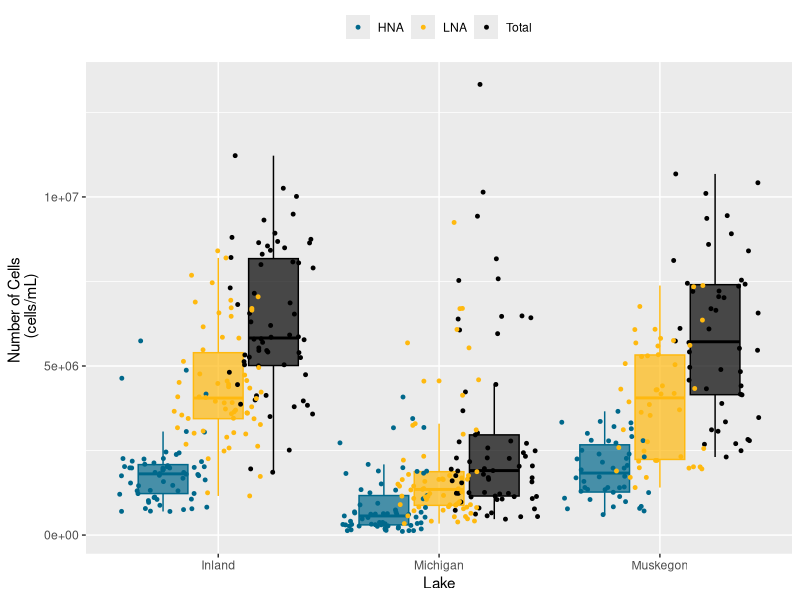
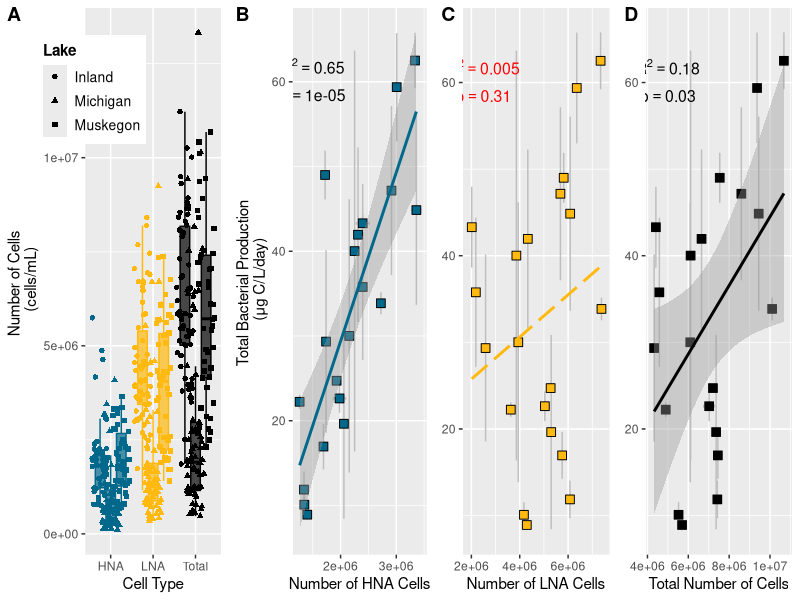
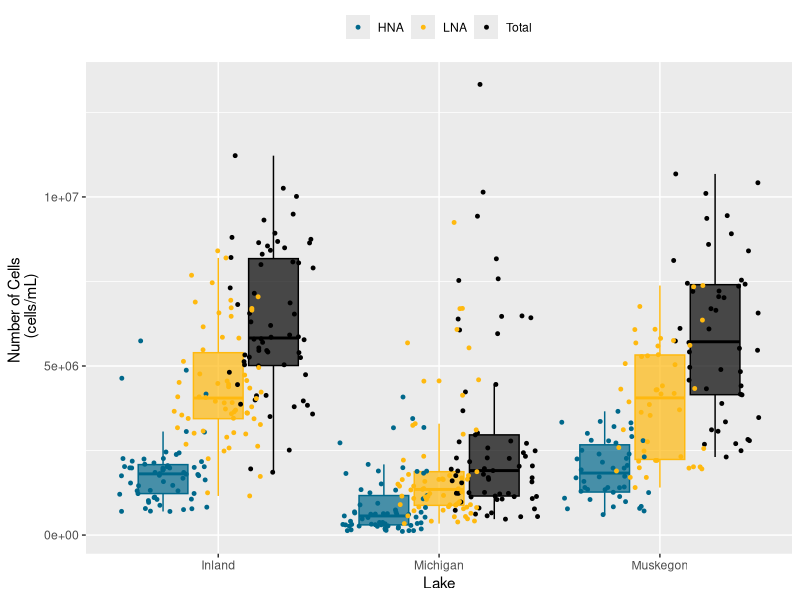
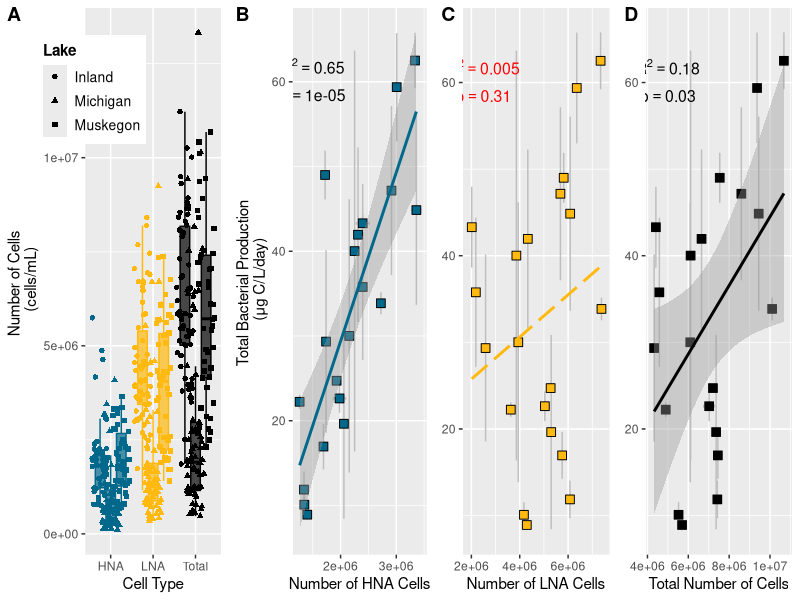
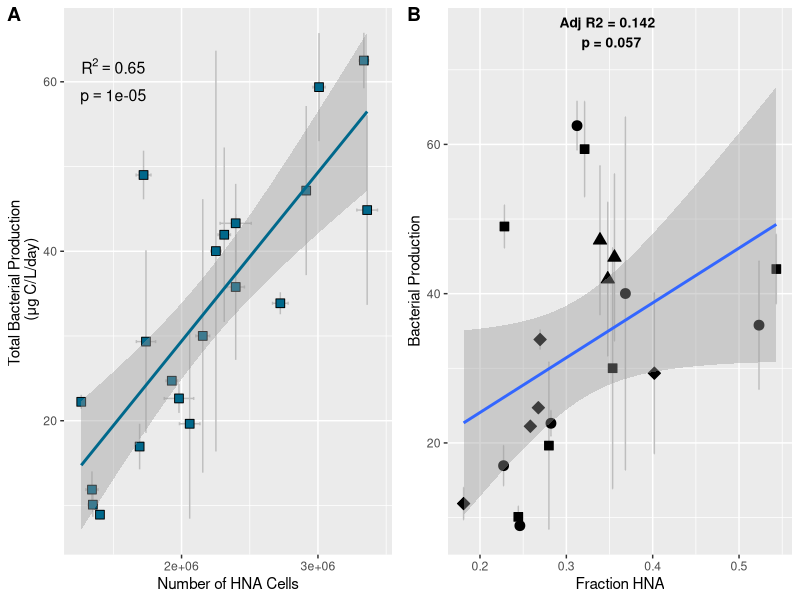

Write R code to recreate these figures, in order.
# February 22th, 2018 
# Marian L Schmidt 

# Load libraries
library(dplyr)
library(tidyr)
library(ggplot2)
library(cowplot)

fcm_colors <- c(
  "HNA" = "deepskyblue4",
  "LNA" = "darkgoldenrod1",
  "Total" = "black")

# Read in the data 
raw_data <- read.table(file="data/Chloroplasts_removed/old/nochloro_HNA_LNA.tsv", header = TRUE)  %>%
  # Create matching column to go with Muskegon productivity data
  mutate(norep_filter_name = paste(substr(Sample_16S,1,4), substr(Sample_16S,6,9), sep = "")) %>%
  arrange(norep_filter_name)

# Subset out only the Muskegon and Surface samples 
muskegon_data <- raw_data %>%
  dplyr::filter(Lake == "Muskegon" & Depth == "Surface") %>%
  dplyr::select(norep_filter_name)


# Load in the productivity data
production <- read.csv(file="data/production_data.csv", header = TRUE) %>%    
  dplyr::filter(fraction == "Free" & limnion == "Surface") %>%                         # Select only rows that are free-living
  dplyr::select(names, tot_bacprod, SD_tot_bacprod) %>%         # Select relevant columns for total productivity
  mutate(tot_bacprod = round(tot_bacprod, digits = 2),          # Round to 2 decimals
         SD_tot_bacprod = round(SD_tot_bacprod, digits = 2) ) %>%      
  dplyr::rename(norep_filter_name = names) %>%                  # Rename to match other data frame
  arrange(norep_filter_name)

# Stop if the names do not match
stopifnot(muskegon_data$norep_filter_name == production$norep_filter_name)

# Combine the two muskegon data frames into one
combined_data <- left_join(muskegon_data, production, by = "norep_filter_name")

# Merge the combined data back into the original data frame (data)
data <- left_join(raw_data, combined_data, by = "norep_filter_name")

# Write out the file 
#write.table(data, file="data/Chloroplasts_removed/productivity_data.tsv", row.names=TRUE)

###### SUBSET MUSKEGON ONLY
muskegon <- dplyr::filter(data, Lake == "Muskegon" & Depth == "Surface") %>%
  mutate(Site = factor(Site, levels = c("MOT", "MDP", "MBR", "MIN"))) %>%
  filter(tot_bacprod < 90)

#############
#############
# Number of Cells in Muskegon
musk_cells <- muskegon %>%
  dplyr::select(1:4, Season:Depth) %>%
  rename(Total = Total.cells, HNA = HNA.cells, LNA = LNA.cells) %>%
  gather(key = FCM_type, value = num_cells, Total:LNA) 

df_cells <- data %>%
  dplyr::select(1:4, Lake, Season:Depth) %>%
  rename(Total = Total.cells, HNA = HNA.cells, LNA = LNA.cells) %>%
  gather(key = FCM_type, value = num_cells, Total:LNA)
  
stats_cells <- df_cells %>%
  group_by(Lake, FCM_type) %>%
  summarise(count = n(),
            mean_cells = mean(num_cells),
            median_cells = median(num_cells))

# More 
#filter(stats_cells, FCM_type == "Total")


cells_boxplot <- 
  ggplot(df_cells, 
         aes(x = FCM_type, y = num_cells, fill = FCM_type, color = FCM_type, shape = Lake)) + 
  geom_boxplot(alpha = 0.7, outlier.shape = NA, show.legend = FALSE) +
  geom_point(size = 1.5, position = position_jitterdodge()) + 
  scale_fill_manual(values = fcm_colors, guide = "none") + 
  scale_color_manual(values = fcm_colors, guide = "none") + 
  labs(y = "Number of Cells \n (cells/mL)", x = "Cell Type") +
  theme(legend.position = c(0.04, 0.85))

ggplot(df_cells, 
       aes(x = Lake, y = num_cells, fill = FCM_type, color = FCM_type)) + 
  geom_boxplot(alpha = 0.7, outlier.shape = NA, show.legend = FALSE) +
  geom_point(size = 1, position = position_jitterdodge()) + 
  #facet_grid(FCM_type~., scales = "free") + 
  scale_fill_manual(values = fcm_colors, guide = "none") + 
  scale_color_manual(values = fcm_colors) + 
  scale_y_continuous(labels = function(x) format(x, scientific = TRUE)) +
  labs(y = "Number of Cells \n (cells/mL)", x = "Lake") +
  theme(legend.position = "top", legend.title = element_blank())

ggsave(filename = "data/Chloroplasts_removed/HNA-LNA-lakes.png", 
       width = 4, height = 3.5, units = "in", dpi = 500)



####################################################################################
####################################################################################
########################  Analysis of HNA/LNA/Total Cells vs Total Productivity
# 1. Run the linear model 
lm_HNA <- lm(tot_bacprod ~ HNA.cells, data = muskegon)

## 2. Extract the R2 and p-value from the linear model: 
lm_HNA_stats <- paste("atop(R^2 ==", round(summary(lm_HNA)$adj.r.squared, digits = 2), ",",
                                    "p ==", round(unname(summary(lm_HNA)$coefficients[,4][2]), digits = 5), ")")

# 3. Plot it
HNA_vs_prod <- ggplot(muskegon, aes(x = HNA.cells, y = tot_bacprod)) + 
  geom_errorbarh(aes(xmin = HNA.cells - HNA.sd, xmax = HNA.cells + HNA.sd), color = "grey") + 
  geom_errorbar(aes(ymin = tot_bacprod - SD_tot_bacprod, max = tot_bacprod + SD_tot_bacprod), color = "grey") + 
  geom_point(size = 3, shape = 22, fill = "deepskyblue4") + 
  geom_smooth(method = "lm", color = "deepskyblue4") + 
  labs(y = "Total Bacterial Production \n (μg C/L/day)", x = "Number of HNA Cells") +
  scale_x_continuous(labels = function(x) format(x, scientific = TRUE), 
                     breaks = c(2e+06, 3e+06)) +
  annotate("text", x=1.5e+06, y=60, label=lm_HNA_stats, parse = TRUE, color = "black", size = 4) 


# 1. Run the linear model 
lm_LNA <- lm(tot_bacprod ~ LNA.cells, data = muskegon)

## 2. Extract the R2 and p-value from the linear model: 
lm_LNA_stats <- paste("atop(R^2 ==", round(summary(lm_LNA)$adj.r.squared, digits = 3), ",",
                      "p ==", round(unname(summary(lm_LNA)$coefficients[,4][2]), digits = 2), ")")

# 3. Plot it
LNA_vs_prod <- ggplot(muskegon, aes(x = LNA.cells, y = tot_bacprod)) + 
  geom_errorbarh(aes(xmin = LNA.cells - LNA.sd, xmax = LNA.cells + LNA.sd), color = "grey") + 
  geom_errorbar(aes(ymin = tot_bacprod - SD_tot_bacprod, max = tot_bacprod + SD_tot_bacprod), color = "grey") + 
  geom_point(size = 3, shape = 22, fill = "darkgoldenrod1") + 
  labs(y = "Total Bacterial Production \n (μg C/L/day)", x = "Number of LNA Cells") +
  geom_smooth(method = "lm", se = FALSE, linetype = "longdash", color = "darkgoldenrod1") + 
  annotate("text", x=2.5e+06, y=60, label=lm_LNA_stats, parse = TRUE, color = "red", size = 4) 



# 1. Run the linear model 
lm_total <- lm(tot_bacprod ~ Total.cells, data = muskegon)

## 2. Extract the R2 and p-value from the linear model: 
lm_total_stats <- paste("atop(R^2 ==", round(summary(lm_total)$adj.r.squared, digits = 2), ",",
                      "p ==", round(unname(summary(lm_total)$coefficients[,4][2]), digits = 2), ")")

# 3. Plot it 
Total_vs_prod <- ggplot(muskegon, aes(x = Total.cells, y = tot_bacprod)) + 
  geom_errorbarh(aes(xmin = Total.cells - Total.count.sd, xmax = Total.cells + Total.count.sd), color = "grey") + 
  geom_errorbar(aes(ymin = tot_bacprod - SD_tot_bacprod, max = tot_bacprod + SD_tot_bacprod), color = "grey") + 
  scale_shape_manual(values = c(21, 22, 23, 24)) +
  geom_point(size = 3, shape = 22, fill = "black") + 
  labs(y = "Total Bacterial Production \n (μg C/L/day)", x = "Total Number of Cells") +
  geom_smooth(method = "lm", color = "black") + 
  #geom_smooth(method = "lm", se = FALSE, linetype = "longdash", color = "red") + 
  annotate("text", x=5e+06, y=60, label=lm_total_stats, parse = TRUE, color = "black", size = 4) 


# Put all three plots together into one 
totprod_plots <- plot_grid(cells_boxplot + theme(legend.text = element_text(size = 10),
                                                 legend.title = element_text(size = 11, face = "bold")),
                           HNA_vs_prod + theme(legend.position = "none"), 
                           LNA_vs_prod + theme(axis.title.y = element_blank(), legend.position = "none"), 
                           Total_vs_prod + theme(axis.title.y = element_blank(), legend.position = "none"), 
          labels = c("A", "B", "C", "D"), 
          ncol = 4, rel_widths = c(1, 0.9, 0.8, 0.8))

totprod_plots

## Plot the fraction of HNA
fmusk <- muskegon %>% mutate(fHNA = HNA.cells/Total.cells)

lm_fHNA <- lm(tot_bacprod ~ fHNA, data = fmusk)

fHNA_vs_prod <- ggplot(fmusk, aes(x = fHNA, y = tot_bacprod)) + 
  geom_errorbar(aes(ymin = tot_bacprod - SD_tot_bacprod, max = tot_bacprod + SD_tot_bacprod), color = "grey") + 
  scale_shape_manual(values = c(21, 22, 23, 24)) + 
  geom_point(size = 3, aes(shape = Site), fill = "black") + 
  geom_smooth(method = "lm") + 
  ylab("Bacterial Production") + xlab("Fraction HNA") +
  annotate("text", x = 0.35, y=75, color = "black", fontface = "bold", size = 3.5,
           label = paste("Adj R2 =", round(summary(lm_fHNA)$adj.r.squared, digits = 3), "\n", 
                         "p =", round(unname(summary(lm_fHNA)$coefficients[,4][2]), digits = 3)))

# Save the plot to a file to call in the README
ggsave(plot = totprod_plots, 
       filename = "data/Chloroplasts_removed/HNA_vs_productivity.png", 
       width = 14, height = 4, units = "in", dpi = 500)


fHNA_comparison <- plot_grid(HNA_vs_prod + theme(legend.position = "none"), 
          fHNA_vs_prod + theme(legend.position = "none"),
          labels = c("A", "B"), ncol = 2) 

ggsave(plot = fHNA_comparison, 
       filename = "data/Chloroplasts_removed/fHNA_vs_productivity.png", 
       width = 6, height = 3, units = "in", dpi = 500)





